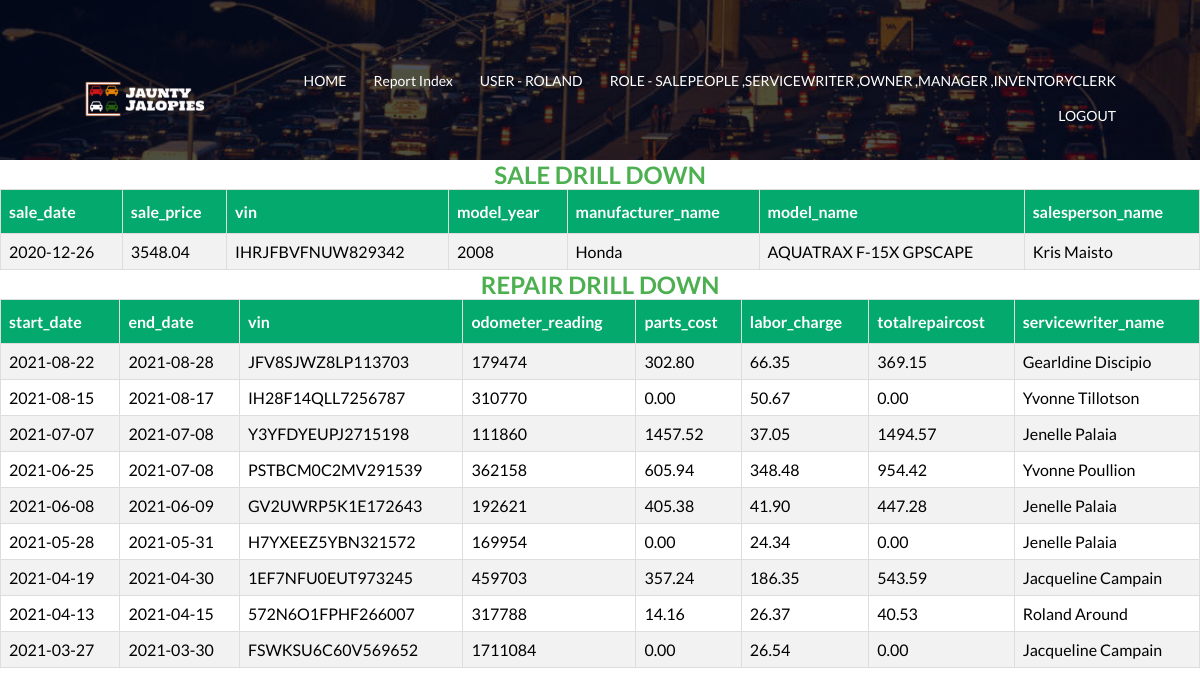
The app's page /report/report_drilldown_customer_sale_repair.php?customer_id=1 (signed in) with its own data.
### tables this page shows
CREATE TABLE Sale (
  vin varchar(50) NOT NULL,
  customerID int(16) unsigned NOT NULL AUTO_INCREMENT,
  username varchar(250) NOT NULL,
  sale_date date NOT NULL,
  sale_price float(10,2) NOT NULL,
  PRIMARY KEY (customerID, username,vin)
);

CREATE TABLE Vehicle (
  vin varchar(50) NOT NULL,
  model_name varchar(250) NULL,
  model_year year NOT NULL,
  invoice_price float(10,2) NOT NULL,
  description varchar(250) NULL,
  manufacturer_name varchar(250) NOT NULL,
  username varchar(250) NOT NULL,
  inventory_added_date  date NOT NULL,
  PRIMARY KEY (vin)
);

CREATE TABLE Repair(
	vin varchar(50) NOT NULL,
	start_date date NOT NULL,
    	labor_charge float(10,2) NOT NULL,
	description varchar(250) NOT NUll,
	complete_date date NULL,
  	odometer_reading int NOT NULL,
	customerID int(16) unsigned NOT NULL,
    	username varchar(50) NOT NULL,
	PRIMARY KEY (vin,start_date)
	);

### lib/queryfunction.php (called while the page is built, shortened)
<?php
function query_sale_records_of_customer($conn, $customer_id) {
    $query = "SELECT
    s.sale_date AS sale_date,
    s.sale_price AS sale_price,
    v.vin AS vin,
    v.model_year AS model_year,
    v.manufacturer_name AS manufacturer_name,
    v.model_name AS model_name,
    CONCAT(u.first_name,' ',u.last_name) AS salesperson_name
    FROM Sale s
    LEFT JOIN Customer c ON s.customerID = c.customerID
    LEFT JOIN Vehicle v ON v.vin = s.vin
    LEFT JOIN LoggedInUser u ON s.username = u.username
    WHERE s.customerID = $customer_id
    ORDER BY s.sale_date DESC,v.vin;";
    return mysqli_query($conn, $query);
}
function query_repair_records_of_customer($conn, $customer_id) {
    $query = "SELECT
    r.start_date,
    IFNULL(r.complete_date, '') AS end_date,
    r.vin,
    r.odometer_reading,
    IFNULL(pc.repaircost,0) AS parts_cost,
    r.labor_charge,
    IFNULL(r.labor_charge+ pc.repaircost,0) AS totalrepaircost,
    CONCAT(u.first_name,' ',u.last_name) AS servicewriter_name
    FROM Repair r
    LEFT JOIN Customer c on c.customerID = r.customerID
    LEFT JOIN (SELECT vin, start_date,SUM(price*quantity) AS repaircost FROM Parts GROUP BY 1,2) AS pc ON pc.vin = r.vin and pc.start_date = r.start_date
    LEFT JOIN LoggedInUser u ON r.username = u.username
    WHERE c.customerID = $customer_id
    ORDER BY r.start_date DESC,r.complete_date DESC,r.vin;";
    return mysqli_query($conn, $query);
}

### report/report_drilldown_customer_sale_repair.php (the view, shortened to what this page needs)
<?php
include_once '../lib/queryfunction.php';
?>
<html lang="en">
<?php
include_once '../lib/header.php';
?>
</head>
<body>
    <?php
    include_once '../lib/sub_header.php';
    $customer_id = $_GET['customer_id'];
    ?>
    <div>
        <h2 class="report_text">Sale Drill Down</h2>
        <table class="report_table">
            <?php
            $conn = mysql_conn_init_6400();
            $result = query_sale_records_of_customer($conn, $customer_id);
            if ($result->num_rows == 0) {
                echo "<h4> no records found</h4>";
            } else {
                $is_header_printed = false;
                while ($row = $result->fetch_assoc()) {
                    echo "<tr>";
                    if (!$is_header_printed) {
                        foreach ($row as $key => $value) {
                            echo "<th>$key</th>";
                        }
                        $is_header_printed = true;
                        echo "</tr>";
                        echo "<tr>";
                    }
                    foreach ($row as $key => $value) {
                        echo "<td>$value</td>";
                    }
                    echo "</tr>";
                }
            }
            ?>
        </table>
    </div>
    <div>
        <h2 class="report_text">Repair Drill Down</h2>
        <table class="report_table">
            <?php
            $conn = mysql_conn_init_6400();
            $result = query_repair_records_of_customer($conn, $customer_id);
            if ($result->num_rows == 0) {
                echo "<h4> no records found</h4>";
            } else {
                $is_header_printed = false;
                while ($row = $result->fetch_assoc()) {
                    echo "<tr>";
                    if (!$is_header_printed) {
                        foreach ($row as $key => $value) {
                            echo "<th>$key</th>";
                        }
                        $is_header_printed = true;
                        echo "</tr>";
                        echo "<tr>";
                    }
                    foreach ($row as $key => $value) {
                        echo "<td>$value</td>";
                    }
                    echo "</tr>";
                }
            }
            ?>
        </table>
    </div>
</body>
</html>

### css/style.css (style rules this page uses)
* { margin: 0; padding: 0; font-family: 'Lato', sans-serif; }
.report_table { font-family: Arial, Helvetica, sans-serif; border-collapse: collapse; width: 100%; }
.report_table td, .report_table th { border: 1px solid #ddd; padding: 8px; }
.report_table tr:nth-child(even) { background-color: #f2f2f2; }
.report_table th { padding-top: 12px; padding-bottom: 12px; text-align: left; background-color: #04AA6D; color: white; }
.report_text { text-align: center; text-transform: uppercase; color: #4CAF50; }

### records on screen
sale: key "sale_date", key "sale_price", key "vin", key "model_year", key "manufacturer_name", key "model_name", key "salesperson_name", sale_date "2020-12-26", sale_price "3548.04", vin.vin "IHRJFBVFNUW829342", vin.model_year "2008", vin.manufacturer_name "Honda", vin.model_name "AQUATRAX F-15X GPSCAPE", value "Kris Maisto"
repair: key "start_date", key "end_date", key "vin", key "odometer_reading", key "parts_cost", key "labor_charge", key "totalrepaircost", key "servicewriter_name", start_date "2021-08-22", value "2021-08-28", vin "JFV8SJWZ8LP113703", odometer_reading "179474", value "302.80", labor_charge "66.35", value "369.15", value "Gearldine Discipio"
repair: start_date "2021-08-15", value "2021-08-17", vin "IH28F14QLL7256787", odometer_reading "310770", value "0.00", labor_charge "50.67", value "Yvonne Tillotson"
repair: start_date "2021-07-07", value "2021-07-08", vin "Y3YFDYEUPJ2715198", odometer_reading "111860", value "1457.52", labor_charge "37.05", value "1494.57", value "Jenelle Palaia"
repair: start_date "2021-06-25", value "2021-07-08", vin "PSTBCM0C2MV291539", odometer_reading "362158", value "605.94", labor_charge "348.48", value "954.42", value "Yvonne Poullion"
repair: start_date "2021-06-08", value "2021-06-09", vin "GV2UWRP5K1E172643", odometer_reading "192621", value "405.38", labor_charge "41.90", value "447.28", value "Jenelle Palaia"
repair: start_date "2021-05-28", value "2021-05-31", vin "H7YXEEZ5YBN321572", odometer_reading "169954", value "0.00", labor_charge "24.34", value "Jenelle Palaia"
repair: start_date "2021-04-19", value "2021-04-30", vin "1EF7NFU0EUT973245", odometer_reading "459703", value "357.24", labor_charge "186.35", value "543.59", value "Jacqueline Campain"
repair: start_date "2021-04-13", value "2021-04-15", vin "572N6O1FPHF266007", odometer_reading "317788", value "14.16", labor_charge "26.37", value "40.53", value "Roland Around"
repair: start_date "2021-03-27", value "2021-03-30", vin "FSWKSU6C60V569652", odometer_reading "1711084", value "0.00", labor_charge "26.54", value "Jacqueline Campain"

### other values on screen
$_SESSION['logged']["username"] "ROLAND"
implode(" ,", $_SESSION["logged"]["usertype"]) "SALEPEOPLE ,SERVICEWRITER ,OWNER ,MANAGER ,INVENTORYCLERK"
